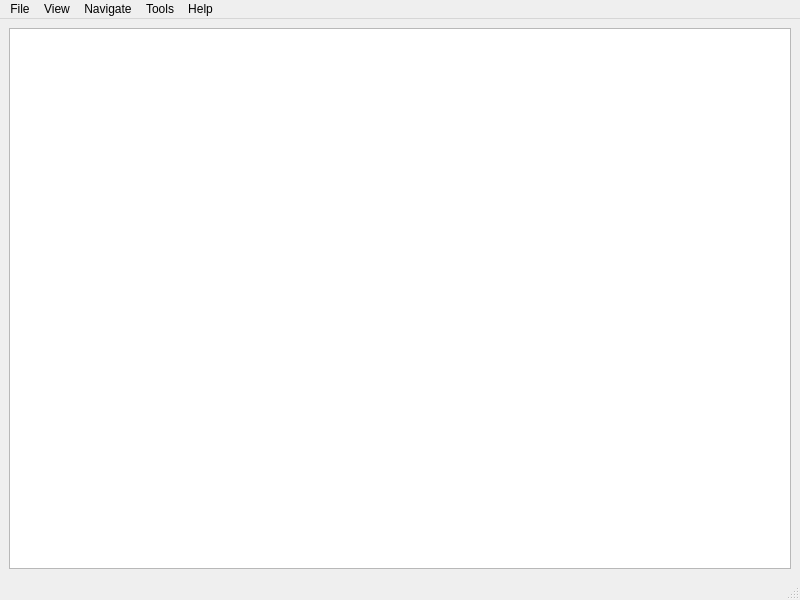
<?xml version="1.0" encoding="UTF-8"?>
<ui version="4.0">
 <class>MainWindow</class>
 <widget class="QMainWindow" name="MainWindow">
  <property name="geometry">
   <rect>
    <x>0</x>
    <y>0</y>
    <width>800</width>
    <height>600</height>
   </rect>
  </property>
  <property name="windowTitle">
   <string>MainWindow</string>
  </property>
  <widget class="QWidget" name="centralwidget">
   <layout class="QVBoxLayout" name="verticalLayout">
    <item>
     <widget class="QGraphicsView" name="graphicsView"/>
    </item>
   </layout>
  </widget>
  <widget class="QMenuBar" name="menubar">
   <property name="geometry">
    <rect>
     <x>0</x>
     <y>0</y>
     <width>800</width>
     <height>23</height>
    </rect>
   </property>
   <widget class="QMenu" name="menuFile">
    <property name="title">
     <string>File</string>
    </property>
    <widget class="QMenu" name="menuExport">
     <property name="title">
      <string>Export</string>
     </property>
     <addaction name="actionTo_Image"/>
     <addaction name="actionTo_text"/>
    </widget>
    <addaction name="actionOpen"/>
    <addaction name="actionBrowse"/>
    <addaction name="actionSave_copy_as"/>
    <addaction name="actionProperties"/>
    <addaction name="separator"/>
    <addaction name="actionClose"/>
    <addaction name="actionClose_all"/>
    <addaction name="separator"/>
    <addaction name="actionPrint"/>
    <addaction name="separator"/>
    <addaction name="menuExport"/>
    <addaction name="actionOptions"/>
    <addaction name="actionRecent_files"/>
    <addaction name="actionExit"/>
   </widget>
   <widget class="QMenu" name="menuView">
    <property name="title">
     <string>View</string>
    </property>
    <widget class="QMenu" name="menu_Toolbar">
     <property name="title">
      <string>&amp;Toolbar</string>
     </property>
     <addaction name="actionStandart"/>
     <addaction name="actionNavigation"/>
    </widget>
    <widget class="QMenu" name="menu_Zoom">
     <property name="title">
      <string>&amp;Zoom</string>
     </property>
     <addaction name="actionZoom_500"/>
     <addaction name="actionZoom_200"/>
     <addaction name="actionZoom_100"/>
     <addaction name="actionZoom_50"/>
     <addaction name="actionZoom_25"/>
     <addaction name="separator"/>
     <addaction name="actionZoom_in"/>
     <addaction name="actionZoom_out"/>
    </widget>
    <widget class="QMenu" name="menu_Rotate">
     <property name="title">
      <string>&amp;Rotate</string>
     </property>
     <widget class="QMenu" name="menuCurrent_page">
      <property name="title">
       <string>Current page</string>
      </property>
      <addaction name="actionCountwise"/>
      <addaction name="actionCounterwise"/>
     </widget>
     <widget class="QMenu" name="menuAll_pages">
      <property name="title">
       <string>All pages</string>
      </property>
      <addaction name="actionClockwise"/>
      <addaction name="actionCounterwise_2"/>
     </widget>
     <addaction name="menuCurrent_page"/>
     <addaction name="menuAll_pages"/>
     <addaction name="separator"/>
     <addaction name="actionReset_all"/>
    </widget>
    <addaction name="menu_Toolbar"/>
    <addaction name="separator"/>
    <addaction name="actionF_ull_screen"/>
    <addaction name="separator"/>
    <addaction name="actionSettings"/>
    <addaction name="separator"/>
    <addaction name="actionFit_page"/>
    <addaction name="actionFit_width"/>
    <addaction name="actionFit_height"/>
    <addaction name="actionFit_current_page"/>
    <addaction name="separator"/>
    <addaction name="menu_Zoom"/>
    <addaction name="separator"/>
    <addaction name="menu_Rotate"/>
   </widget>
   <widget class="QMenu" name="menuNavigate">
    <property name="title">
     <string>Navigate</string>
    </property>
    <addaction name="action_First_page"/>
    <addaction name="actionPreviouse_page"/>
    <addaction name="actionGo_next_page"/>
    <addaction name="actionGo_last_page"/>
   </widget>
   <widget class="QMenu" name="menuTools">
    <property name="title">
     <string>Tools</string>
    </property>
   </widget>
   <widget class="QMenu" name="menuHelp">
    <property name="title">
     <string>Help</string>
    </property>
   </widget>
   <addaction name="menuFile"/>
   <addaction name="menuView"/>
   <addaction name="menuNavigate"/>
   <addaction name="menuTools"/>
   <addaction name="menuHelp"/>
  </widget>
  <widget class="QStatusBar" name="statusbar"/>
  <action name="actionOpen">
   <property name="icon">
    <iconset theme="document-open">
     <normaloff>.</normaloff>.</iconset>
   </property>
   <property name="text">
    <string>&amp;Open...</string>
   </property>
   <property name="shortcut">
    <string>Ctrl+O</string>
   </property>
  </action>
  <action name="actionBrowse">
   <property name="text">
    <string>&amp;Browse...</string>
   </property>
  </action>
  <action name="actionSave_copy_as">
   <property name="text">
    <string>&amp;Save copy as ...</string>
   </property>
   <property name="shortcut">
    <string>Ctrl+S</string>
   </property>
  </action>
  <action name="actionProperties">
   <property name="text">
    <string>P&amp;roperties</string>
   </property>
  </action>
  <action name="actionClose">
   <property name="text">
    <string>&amp;Close</string>
   </property>
   <property name="shortcut">
    <string>Ctrl+F4</string>
   </property>
  </action>
  <action name="actionClose_all">
   <property name="text">
    <string>Close &amp;all</string>
   </property>
  </action>
  <action name="actionPrint">
   <property name="icon">
    <iconset theme="document-print">
     <normaloff>.</normaloff>.</iconset>
   </property>
   <property name="text">
    <string>&amp;Print</string>
   </property>
  </action>
  <action name="actionTo_Image">
   <property name="icon">
    <iconset theme="image-x-generic">
     <normaloff>.</normaloff>.</iconset>
   </property>
   <property name="text">
    <string>To Image</string>
   </property>
  </action>
  <action name="actionTo_text">
   <property name="icon">
    <iconset theme="text-x-generic">
     <normaloff>.</normaloff>.</iconset>
   </property>
   <property name="text">
    <string>To text</string>
   </property>
  </action>
  <action name="actionOptions">
   <property name="text">
    <string>Options</string>
   </property>
  </action>
  <action name="actionRecent_files">
   <property name="text">
    <string>Recent files</string>
   </property>
  </action>
  <action name="actionExit">
   <property name="text">
    <string>E&amp;xit</string>
   </property>
  </action>
  <action name="actionStandart">
   <property name="checkable">
    <bool>true</bool>
   </property>
   <property name="text">
    <string>Standart</string>
   </property>
  </action>
  <action name="actionNavigation">
   <property name="checkable">
    <bool>true</bool>
   </property>
   <property name="text">
    <string>Navigation</string>
   </property>
  </action>
  <action name="action_Contents">
   <property name="icon">
    <iconset theme="document">
     <normaloff>.</normaloff>.</iconset>
   </property>
   <property name="text">
    <string>&amp;Contents</string>
   </property>
   <property name="shortcut">
    <string>Ctrl+D</string>
   </property>
  </action>
  <action name="actionBookmarks">
   <property name="icon">
    <iconset theme="user-bookmarks">
     <normaloff>.</normaloff>.</iconset>
   </property>
   <property name="text">
    <string>Bookmarks</string>
   </property>
   <property name="shortcut">
    <string>Ctrl+B</string>
   </property>
  </action>
  <action name="action_Search">
   <property name="icon">
    <iconset theme="system-search">
     <normaloff>.</normaloff>.</iconset>
   </property>
   <property name="text">
    <string>&amp;Search</string>
   </property>
   <property name="shortcut">
    <string>Ctrl+F</string>
   </property>
  </action>
  <action name="action_Tumbinails">
   <property name="text">
    <string>&amp;Tumbinails</string>
   </property>
   <property name="shortcut">
    <string>Ctrl+T</string>
   </property>
  </action>
  <action name="actionHIghlight">
   <property name="text">
    <string>&amp;Highlight</string>
   </property>
  </action>
  <action name="actionFile_system">
   <property name="icon">
    <iconset theme="user-home">
     <normaloff>.</normaloff>.</iconset>
   </property>
   <property name="text">
    <string>File system</string>
   </property>
  </action>
  <action name="actionF_ull_screen">
   <property name="enabled">
    <bool>false</bool>
   </property>
   <property name="icon">
    <iconset theme="view-fullscreen">
     <normaloff>.</normaloff>.</iconset>
   </property>
   <property name="text">
    <string>F&amp;ull screen</string>
   </property>
   <property name="shortcut">
    <string>Alt+Shift+Return</string>
   </property>
  </action>
  <action name="actionSettings">
   <property name="enabled">
    <bool>false</bool>
   </property>
   <property name="text">
    <string>&amp;Settings</string>
   </property>
  </action>
  <action name="actionFit_page">
   <property name="enabled">
    <bool>false</bool>
   </property>
   <property name="icon">
    <iconset theme="zoom-fit-best">
     <normaloff>.</normaloff>.</iconset>
   </property>
   <property name="text">
    <string>Fit &amp;page</string>
   </property>
   <property name="shortcut">
    <string>Ctrl+1</string>
   </property>
  </action>
  <action name="actionFit_width">
   <property name="enabled">
    <bool>false</bool>
   </property>
   <property name="text">
    <string>Fit &amp;width</string>
   </property>
   <property name="shortcut">
    <string>Ctrl+2</string>
   </property>
  </action>
  <action name="actionFit_height">
   <property name="enabled">
    <bool>false</bool>
   </property>
   <property name="text">
    <string>Fit &amp;height</string>
   </property>
   <property name="shortcut">
    <string>Ctrl+3</string>
   </property>
  </action>
  <action name="actionFit_current_page">
   <property name="enabled">
    <bool>false</bool>
   </property>
   <property name="icon">
    <iconset theme="zoom-original">
     <normaloff>.</normaloff>.</iconset>
   </property>
   <property name="text">
    <string>Fit &amp;current page</string>
   </property>
   <property name="shortcut">
    <string>Ctrl+4</string>
   </property>
  </action>
  <action name="actionZoom_500">
   <property name="enabled">
    <bool>false</bool>
   </property>
   <property name="text">
    <string>Zoom 500%</string>
   </property>
  </action>
  <action name="actionZoom_200">
   <property name="enabled">
    <bool>false</bool>
   </property>
   <property name="text">
    <string>Zoom 200%</string>
   </property>
  </action>
  <action name="actionZoom_100">
   <property name="enabled">
    <bool>false</bool>
   </property>
   <property name="icon">
    <iconset theme="zoom-original">
     <normaloff>.</normaloff>.</iconset>
   </property>
   <property name="text">
    <string>Zoom 100%</string>
   </property>
  </action>
  <action name="actionZoom_50">
   <property name="enabled">
    <bool>false</bool>
   </property>
   <property name="text">
    <string>Zoom 50%</string>
   </property>
  </action>
  <action name="actionZoom_25">
   <property name="enabled">
    <bool>false</bool>
   </property>
   <property name="text">
    <string>Zoom 25%</string>
   </property>
  </action>
  <action name="actionZoom_in">
   <property name="enabled">
    <bool>false</bool>
   </property>
   <property name="icon">
    <iconset theme="zoom-in">
     <normaloff>.</normaloff>.</iconset>
   </property>
   <property name="text">
    <string>Zoom in</string>
   </property>
   <property name="shortcut">
    <string>Ctrl+=</string>
   </property>
  </action>
  <action name="actionZoom_out">
   <property name="enabled">
    <bool>false</bool>
   </property>
   <property name="icon">
    <iconset theme="zoom-out">
     <normaloff>.</normaloff>.</iconset>
   </property>
   <property name="text">
    <string>Zoom out</string>
   </property>
   <property name="shortcut">
    <string>Ctrl+-</string>
   </property>
  </action>
  <action name="actionReset_all">
   <property name="text">
    <string>Reset all</string>
   </property>
  </action>
  <action name="actionCountwise">
   <property name="enabled">
    <bool>false</bool>
   </property>
   <property name="icon">
    <iconset theme="object-rotate-right">
     <normaloff>.</normaloff>.</iconset>
   </property>
   <property name="text">
    <string>Countwise</string>
   </property>
  </action>
  <action name="actionCounterwise">
   <property name="enabled">
    <bool>false</bool>
   </property>
   <property name="icon">
    <iconset theme="object-rotate-left">
     <normaloff>.</normaloff>.</iconset>
   </property>
   <property name="text">
    <string>Counterwise</string>
   </property>
  </action>
  <action name="actionClockwise">
   <property name="icon">
    <iconset theme="object-rotate-right">
     <normaloff>.</normaloff>.</iconset>
   </property>
   <property name="text">
    <string>Clockwise</string>
   </property>
  </action>
  <action name="actionCounterwise_2">
   <property name="icon">
    <iconset theme="object-rotate-left">
     <normaloff>.</normaloff>.</iconset>
   </property>
   <property name="text">
    <string>Counterwise</string>
   </property>
  </action>
  <action name="action_First_page">
   <property name="enabled">
    <bool>false</bool>
   </property>
   <property name="icon">
    <iconset theme="go-home">
     <normaloff>.</normaloff>.</iconset>
   </property>
   <property name="text">
    <string>&amp;First page</string>
   </property>
   <property name="shortcut">
    <string>Ctrl+Home</string>
   </property>
  </action>
  <action name="actionPreviouse_page">
   <property name="enabled">
    <bool>false</bool>
   </property>
   <property name="icon">
    <iconset theme="go-previous">
     <normaloff>.</normaloff>.</iconset>
   </property>
   <property name="text">
    <string>Previouse page</string>
   </property>
   <property name="shortcut">
    <string>Ctrl+PgUp</string>
   </property>
  </action>
  <action name="actionGo_next_page">
   <property name="enabled">
    <bool>false</bool>
   </property>
   <property name="icon">
    <iconset theme="go-next">
     <normaloff>.</normaloff>.</iconset>
   </property>
   <property name="text">
    <string>Go next page</string>
   </property>
   <property name="shortcut">
    <string>Ctrl+PgDown</string>
   </property>
  </action>
  <action name="actionGo_last_page">
   <property name="enabled">
    <bool>false</bool>
   </property>
   <property name="icon">
    <iconset theme="go-last">
     <normaloff>.</normaloff>.</iconset>
   </property>
   <property name="text">
    <string>Go last page</string>
   </property>
   <property name="shortcut">
    <string>Ctrl+End</string>
   </property>
  </action>
 </widget>
 <resources/>
 <connections/>
</ui>
